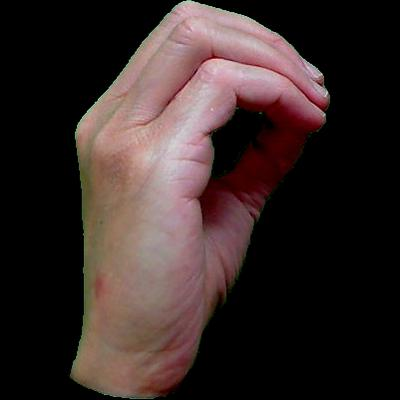
#> input picture asl_dataset/0/hand1_0_dif_seg_4_cropped.jpeg, 400 x 400 px, found by its file name; its folder holds only this picture in this run
$ python data_preprocessing.py
#> lines starting #> are read from the running program, lines starting #| are printed output that depends on the picture; after the words box and inside, x2 and y2 are one past the last pixel; in counts of white or black regions, pixels touching at a corner belong together
### image_preprocessing.py
# -*- coding: utf-8 -*-
"""
Created on Sat Jan 16 23:23:23 2021

@author: yash
"""

import cv2
minValue = 70
def processing(path):
    frame = cv2.imread(path)
#> frame is the input picture: shape (400, 400, 3); mean B, G, R 40.3, 41.9, 55.4
    frame=cv2.flip(frame,1)
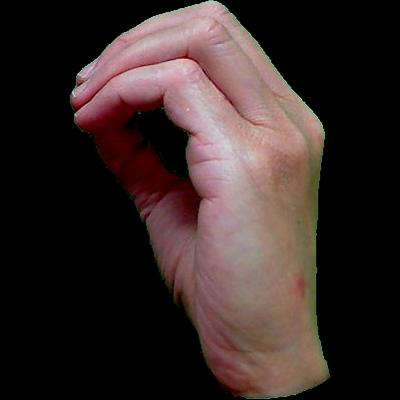
#> frame: shape (400, 400, 3); mean B, G, R 40.3, 41.9, 55.4

    gray = cv2.cvtColor(frame, cv2.COLOR_BGR2GRAY)
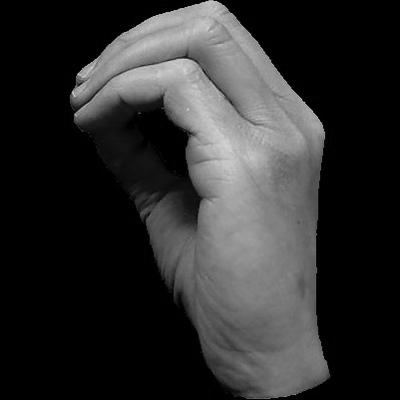
#> gray: shape (400, 400); min 0, max 211, mean 45.8
    blur = cv2.GaussianBlur(gray,(5,5),2)

    th3 = cv2.adaptiveThreshold(blur,255,cv2.ADAPTIVE_THRESH_GAUSSIAN_C,cv2.THRESH_BINARY_INV,11,2)
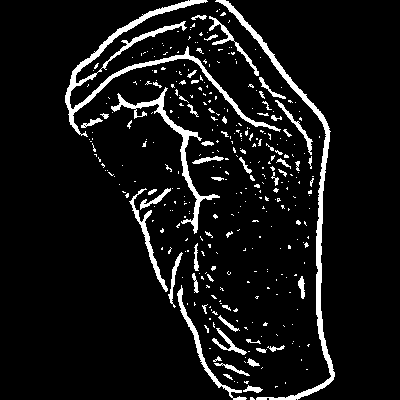
#> th3: shape (400, 400); 7.7% white; 352 white regions (295 under 20 px), largest, box (x1, y1, x2, y2) and area: (65, 0, 281, 137) 2738, (215, 0, 335, 400) 2514, (111, 87, 220, 234) 1303
    ret, res = cv2.threshold(th3, minValue, 255, cv2.THRESH_BINARY_INV+cv2.THRESH_OTSU)
#> ret = 0

    return res

### data_preprocessing.py
# -*- coding: utf-8 -*-
"""
Created on Fri Jan 15 22:12:48 2021

@author: Yash
"""
import os
import cv2
from image_preprocessing import processing
path=os.getcwd() + "\\asl_dataset"
path1=os.getcwd()+"\\data_set"

if not os.path.exists("data_set"):
    os.makedirs("data_set")
if not os.path.exists("data_set/train"):
    os.makedirs("data_set/train")
if not os.path.exists("data_set/test"):
    os.makedirs("data_set/test")

for (dirpath,dirnames,filenames) in os.walk(path):
    for dirname in dirnames:
        print(dirname)
        for(subDirpath,subDirname,subDirfile) in os.walk(path+"\\"+dirname):
            if not os.path.exists(path1+"/train/"+dirname):
                os.makedirs(path1+"/train/"+dirname)
            if not os.path.exists(path1+"/test/"+dirname):
                os.makedirs(path1+"/test/"+dirname)

            n=0.80*(len(subDirfile))

            i=0;
            for file in subDirfile:
                actual_path=path+"/"+dirname+"/"+file
                actual_path1=path1+"/"+"train/"+dirname+"/"+file
                actual_path2=path1+"/"+"test/"+dirname+"/"+file
                final_img=processing(actual_path)
                if i<n:
                    cv2.imwrite(actual_path1,final_img)
                else:
                    cv2.imwrite(actual_path2,final_img)

                i=i+1
